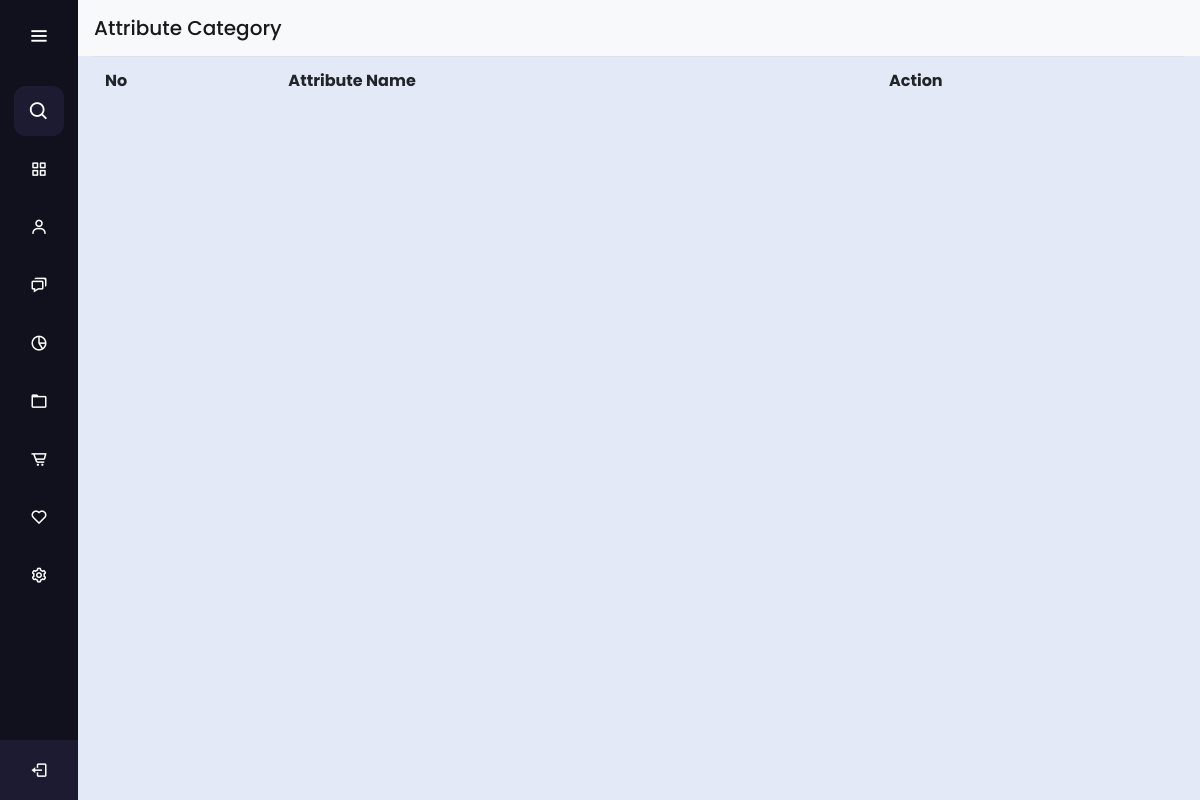
/attribute_table, run on an earlier commit of the app's database.
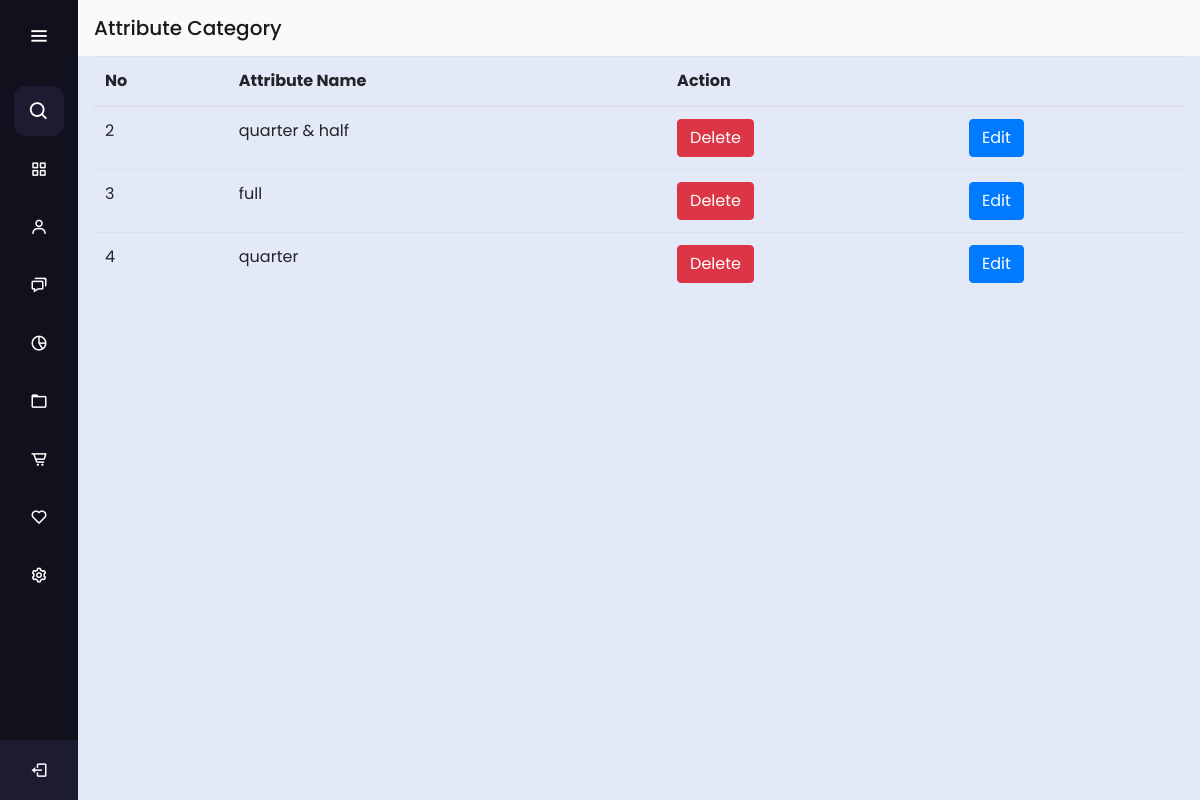
And on a later commit of the database.
### restaurantapp/models.py (models this page shows, shortened)
class attributecategory(models.Model):
    attributeName = models.CharField(max_length=100)

### restaurantapp/views.py (the view)
# urls.py: path('attribute_table',attribute_table , name="attribute_table"),
def attribute_table(request):
    attribute_data = attributecategory.objects.all()
    return render(request,'attributecategory/table_attribute.html',{'attribute_Data':attribute_data})

### templates/attributecategory/table_attribute.html (shortened to what this page needs)
{% extends 'base.html' %}
{% load static %}
{% block content %}
<div class="container-flud">
    <nav class="navbar navbar-light bg-light">
      <span class="navbar-brand mb-0 h1">Attribute Category</span>
    </nav>
  </div>
<div class="container d-flex justify-content-center">
    <table class="table">
        <tr>
            <th>No</th>
            <th>Attribute Name</th>
            <th colspan="2">Action</th>
        </tr>
        <tbody>
            {% for x in attribute_Data  %}
              <tr>
                <td>{{x.id}}</td>
                <td>{{x.attributeName}}</td>
                <td><a href="{% url 'attributecategory_delete' x.id  %}" class="btn btn-danger">Delete</a></td>
                <td><a href="{% url 'attributecategory_edit' x.id  %}" class="btn btn-primary">Edit</a></td>
              </tr>
            {% endfor %}
        </tbody>
    </table>
</div>
{% endblock content %}

What changed in the data, as far as the page shows it:
added attributecategory: id "2", attributeName "quarter & half"
added attributecategory: id "3", attributeName "full"
added attributecategory: id "4", attributeName "quarter"
